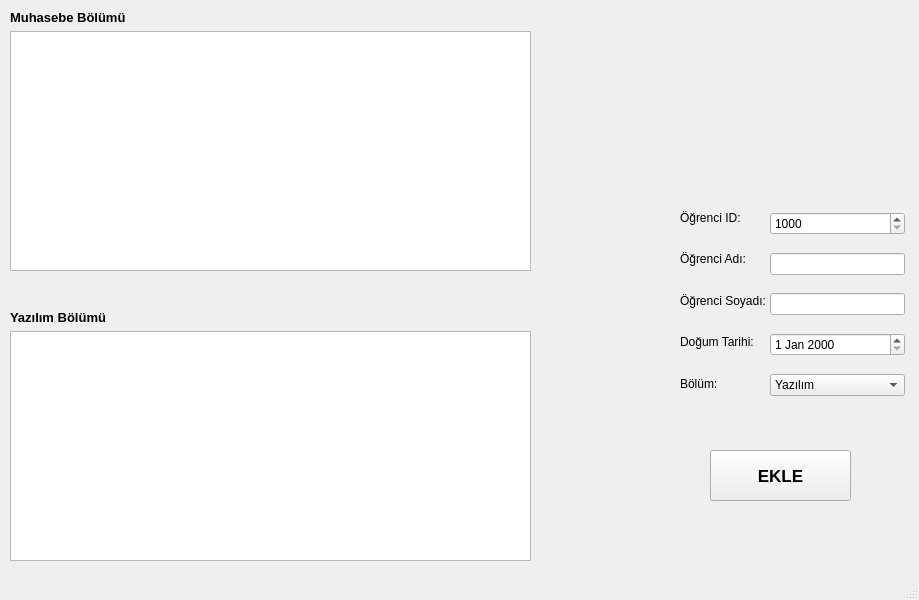
<?xml version="1.0" encoding="UTF-8"?>
<ui version="4.0">
 <class>MainWindow</class>
 <widget class="QMainWindow" name="MainWindow">
  <property name="geometry">
   <rect>
    <x>0</x>
    <y>0</y>
    <width>919</width>
    <height>600</height>
   </rect>
  </property>
  <property name="windowTitle">
   <string>MainWindow</string>
  </property>
  <widget class="QWidget" name="centralwidget">
   <widget class="QWidget" name="layoutWidget">
    <property name="geometry">
     <rect>
      <x>770</x>
      <y>200</y>
      <width>135</width>
      <height>211</height>
     </rect>
    </property>
    <layout class="QVBoxLayout" name="verticalLayout_3">
     <item>
      <widget class="QSpinBox" name="ID">
       <property name="minimum">
        <number>1000</number>
       </property>
       <property name="maximum">
        <number>9999</number>
       </property>
      </widget>
     </item>
     <item>
      <widget class="QLineEdit" name="AD"/>
     </item>
     <item>
      <widget class="QLineEdit" name="SOYAD"/>
     </item>
     <item>
      <widget class="QDateEdit" name="TARIH"/>
     </item>
     <item>
      <widget class="QComboBox" name="BOLUM">
       <item>
        <property name="text">
         <string>Yazılım</string>
        </property>
       </item>
       <item>
        <property name="text">
         <string>Muhasebe</string>
        </property>
       </item>
      </widget>
     </item>
    </layout>
   </widget>
   <widget class="QPushButton" name="btn_Ekle">
    <property name="geometry">
     <rect>
      <x>710</x>
      <y>450</y>
      <width>141</width>
      <height>51</height>
     </rect>
    </property>
    <property name="font">
     <font>
      <pointsize>13</pointsize>
      <bold>true</bold>
     </font>
    </property>
    <property name="text">
     <string>EKLE</string>
    </property>
   </widget>
   <widget class="QWidget" name="layoutWidget_2">
    <property name="geometry">
     <rect>
      <x>10</x>
      <y>310</y>
      <width>521</width>
      <height>251</height>
     </rect>
    </property>
    <layout class="QVBoxLayout" name="verticalLayout_2">
     <item>
      <widget class="QLabel" name="label_2">
       <property name="font">
        <font>
         <pointsize>10</pointsize>
         <bold>true</bold>
        </font>
       </property>
       <property name="text">
        <string>Yazılım Bölümü</string>
       </property>
      </widget>
     </item>
     <item>
      <widget class="QTableView" name="tw_YazilimBolumu"/>
     </item>
    </layout>
   </widget>
   <widget class="QWidget" name="layoutWidget_3">
    <property name="geometry">
     <rect>
      <x>680</x>
      <y>200</y>
      <width>91</width>
      <height>201</height>
     </rect>
    </property>
    <layout class="QVBoxLayout" name="verticalLayout_4">
     <item>
      <widget class="QLabel" name="label_3">
       <property name="text">
        <string>Öğrenci ID:</string>
       </property>
      </widget>
     </item>
     <item>
      <widget class="QLabel" name="label_4">
       <property name="text">
        <string>Öğrenci Adı:</string>
       </property>
      </widget>
     </item>
     <item>
      <widget class="QLabel" name="label_5">
       <property name="text">
        <string>Öğrenci Soyadı:</string>
       </property>
      </widget>
     </item>
     <item>
      <widget class="QLabel" name="label_6">
       <property name="text">
        <string>Doğum Tarihi:</string>
       </property>
      </widget>
     </item>
     <item>
      <widget class="QLabel" name="label_7">
       <property name="text">
        <string>Bölüm:</string>
       </property>
      </widget>
     </item>
    </layout>
   </widget>
   <widget class="QWidget" name="layoutWidget_4">
    <property name="geometry">
     <rect>
      <x>10</x>
      <y>10</y>
      <width>521</width>
      <height>261</height>
     </rect>
    </property>
    <layout class="QVBoxLayout" name="verticalLayout">
     <item>
      <widget class="QLabel" name="label">
       <property name="font">
        <font>
         <pointsize>10</pointsize>
         <bold>true</bold>
        </font>
       </property>
       <property name="text">
        <string>Muhasebe Bölümü</string>
       </property>
      </widget>
     </item>
     <item>
      <widget class="QTableView" name="tw_BilgisayarBolumu"/>
     </item>
    </layout>
   </widget>
  </widget>
  <widget class="QStatusBar" name="statusBar"/>
 </widget>
 <resources/>
 <connections/>
</ui>
